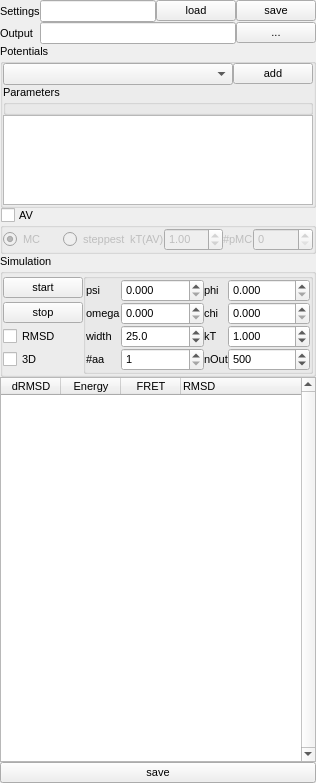
<?xml version="1.0" encoding="UTF-8"?>
<ui version="4.0">
 <class>Form</class>
 <widget class="QWidget" name="Form">
  <property name="geometry">
   <rect>
    <x>0</x>
    <y>0</y>
    <width>316</width>
    <height>783</height>
   </rect>
  </property>
  <property name="sizePolicy">
   <sizepolicy hsizetype="Preferred" vsizetype="Expanding">
    <horstretch>0</horstretch>
    <verstretch>0</verstretch>
   </sizepolicy>
  </property>
  <property name="font">
   <font>
    <pointsize>8</pointsize>
   </font>
  </property>
  <property name="windowTitle">
   <string>Form</string>
  </property>
  <layout class="QVBoxLayout" name="verticalLayout_3">
   <property name="spacing">
    <number>0</number>
   </property>
   <property name="margin">
    <number>0</number>
   </property>
   <item>
    <layout class="QGridLayout" name="gridLayout_6">
     <property name="spacing">
      <number>0</number>
     </property>
     <item row="0" column="0">
      <widget class="QLabel" name="label_3">
       <property name="enabled">
        <bool>true</bool>
       </property>
       <property name="text">
        <string>Settings</string>
       </property>
      </widget>
     </item>
     <item row="1" column="0">
      <widget class="QLabel" name="label_15">
       <property name="text">
        <string>Output</string>
       </property>
      </widget>
     </item>
     <item row="1" column="1">
      <layout class="QHBoxLayout" name="horizontalLayout_3">
       <property name="spacing">
        <number>0</number>
       </property>
       <item>
        <widget class="QLineEdit" name="lineEdit_13">
         <property name="toolTip">
          <string>Output filename of trajectory</string>
         </property>
         <property name="readOnly">
          <bool>true</bool>
         </property>
        </widget>
       </item>
       <item>
        <widget class="QPushButton" name="toolButton">
         <property name="toolTip">
          <string>Select the target trajectory filename</string>
         </property>
         <property name="text">
          <string>...</string>
         </property>
        </widget>
       </item>
      </layout>
     </item>
     <item row="0" column="1">
      <layout class="QHBoxLayout" name="horizontalLayout">
       <property name="spacing">
        <number>0</number>
       </property>
       <item>
        <widget class="QLineEdit" name="lineEdit_2">
         <property name="enabled">
          <bool>true</bool>
         </property>
         <property name="readOnly">
          <bool>true</bool>
         </property>
        </widget>
       </item>
       <item>
        <widget class="QPushButton" name="toolButton_2">
         <property name="toolTip">
          <string>&lt;html&gt;&lt;head/&gt;&lt;body&gt;&lt;p&gt;Loading of a Monte-Carlo setting file.&lt;/p&gt;&lt;/body&gt;&lt;/html&gt;</string>
         </property>
         <property name="text">
          <string>load</string>
         </property>
        </widget>
       </item>
       <item>
        <widget class="QPushButton" name="toolButton_3">
         <property name="toolTip">
          <string>Save Monte-Carlo setting file.</string>
         </property>
         <property name="text">
          <string>save</string>
         </property>
        </widget>
       </item>
      </layout>
     </item>
    </layout>
   </item>
   <item>
    <widget class="QGroupBox" name="groupBox_3">
     <property name="sizePolicy">
      <sizepolicy hsizetype="Expanding" vsizetype="Minimum">
       <horstretch>0</horstretch>
       <verstretch>0</verstretch>
      </sizepolicy>
     </property>
     <property name="maximumSize">
      <size>
       <width>16777215</width>
       <height>16777215</height>
      </size>
     </property>
     <property name="title">
      <string>Potentials</string>
     </property>
     <property name="alignment">
      <set>Qt::AlignLeading|Qt::AlignLeft|Qt::AlignTop</set>
     </property>
     <layout class="QGridLayout" name="gridLayout">
      <property name="margin">
       <number>0</number>
      </property>
      <property name="spacing">
       <number>0</number>
      </property>
      <item row="2" column="0" colspan="4">
       <widget class="QGroupBox" name="groupBox_8">
        <property name="title">
         <string>Parameters</string>
        </property>
        <layout class="QVBoxLayout" name="verticalLayout_4">
         <property name="spacing">
          <number>0</number>
         </property>
         <property name="margin">
          <number>0</number>
         </property>
         <item>
          <layout class="QVBoxLayout" name="verticalLayout_2">
           <property name="spacing">
            <number>0</number>
           </property>
          </layout>
         </item>
        </layout>
       </widget>
      </item>
      <item row="0" column="3">
       <widget class="QPushButton" name="toolButton_6">
        <property name="sizePolicy">
         <sizepolicy hsizetype="Fixed" vsizetype="Fixed">
          <horstretch>0</horstretch>
          <verstretch>0</verstretch>
         </sizepolicy>
        </property>
        <property name="toolTip">
         <string>Add a new potential to the list of used potentials.</string>
        </property>
        <property name="text">
         <string>add</string>
        </property>
       </widget>
      </item>
      <item row="0" column="0" colspan="3">
       <widget class="QComboBox" name="comboBox_2">
        <property name="sizePolicy">
         <sizepolicy hsizetype="Expanding" vsizetype="Fixed">
          <horstretch>0</horstretch>
          <verstretch>0</verstretch>
         </sizepolicy>
        </property>
       </widget>
      </item>
      <item row="4" column="0" colspan="4">
       <widget class="QTableWidget" name="tableWidget">
        <property name="sizePolicy">
         <sizepolicy hsizetype="Expanding" vsizetype="Minimum">
          <horstretch>0</horstretch>
          <verstretch>0</verstretch>
         </sizepolicy>
        </property>
        <property name="minimumSize">
         <size>
          <width>0</width>
          <height>0</height>
         </size>
        </property>
        <property name="maximumSize">
         <size>
          <width>16777215</width>
          <height>90</height>
         </size>
        </property>
        <property name="toolTip">
         <string>Used potentials applied during optimization</string>
        </property>
        <attribute name="horizontalHeaderVisible">
         <bool>false</bool>
        </attribute>
        <attribute name="horizontalHeaderDefaultSectionSize">
         <number>150</number>
        </attribute>
        <attribute name="horizontalHeaderStretchLastSection">
         <bool>true</bool>
        </attribute>
        <attribute name="verticalHeaderVisible">
         <bool>false</bool>
        </attribute>
        <column>
         <property name="text">
          <string>Potential</string>
         </property>
        </column>
        <column>
         <property name="text">
          <string>Weight</string>
         </property>
        </column>
       </widget>
      </item>
     </layout>
    </widget>
   </item>
   <item>
    <widget class="QGroupBox" name="groupBox_7">
     <property name="maximumSize">
      <size>
       <width>16777215</width>
       <height>16777215</height>
      </size>
     </property>
     <property name="toolTip">
      <string>Check to enable optimization including AV-potential</string>
     </property>
     <property name="title">
      <string>AV</string>
     </property>
     <property name="checkable">
      <bool>true</bool>
     </property>
     <property name="checked">
      <bool>false</bool>
     </property>
     <layout class="QGridLayout" name="gridLayout_4">
      <property name="margin">
       <number>0</number>
      </property>
      <property name="spacing">
       <number>0</number>
      </property>
      <item row="1" column="4">
       <widget class="QLabel" name="label">
        <property name="sizePolicy">
         <sizepolicy hsizetype="Fixed" vsizetype="Preferred">
          <horstretch>0</horstretch>
          <verstretch>0</verstretch>
         </sizepolicy>
        </property>
        <property name="text">
         <string>#pMC</string>
        </property>
       </widget>
      </item>
      <item row="1" column="0">
       <widget class="QRadioButton" name="radioButton">
        <property name="text">
         <string>MC</string>
        </property>
        <property name="checked">
         <bool>true</bool>
        </property>
       </widget>
      </item>
      <item row="1" column="2">
       <widget class="QLabel" name="label_11">
        <property name="sizePolicy">
         <sizepolicy hsizetype="Fixed" vsizetype="Preferred">
          <horstretch>0</horstretch>
          <verstretch>0</verstretch>
         </sizepolicy>
        </property>
        <property name="text">
         <string>kT(AV)</string>
        </property>
       </widget>
      </item>
      <item row="1" column="3">
       <widget class="QDoubleSpinBox" name="doubleSpinBox_8">
        <property name="toolTip">
         <string>&lt;html&gt;&lt;head/&gt;&lt;body&gt;&lt;p&gt;Temperature factor for acceptance of the AV-MC step. Here chi2 is treated as energy. Chi2 is divided by the temperature factor kT(AV).&lt;/p&gt;&lt;/body&gt;&lt;/html&gt;</string>
        </property>
        <property name="singleStep">
         <double>0.500000000000000</double>
        </property>
        <property name="value">
         <double>1.000000000000000</double>
        </property>
       </widget>
      </item>
      <item row="1" column="1">
       <widget class="QRadioButton" name="radioButton_2">
        <property name="text">
         <string>steppest</string>
        </property>
       </widget>
      </item>
      <item row="1" column="5">
       <widget class="QSpinBox" name="spinBox_3">
        <property name="toolTip">
         <string>Number of protein MC-steps before AV-MC step</string>
        </property>
        <property name="maximum">
         <number>9999</number>
        </property>
       </widget>
      </item>
      <item row="2" column="0" colspan="6">
       <layout class="QVBoxLayout" name="verticalLayout"/>
      </item>
     </layout>
    </widget>
   </item>
   <item>
    <widget class="QGroupBox" name="groupBox_4">
     <property name="sizePolicy">
      <sizepolicy hsizetype="Expanding" vsizetype="Preferred">
       <horstretch>0</horstretch>
       <verstretch>0</verstretch>
      </sizepolicy>
     </property>
     <property name="maximumSize">
      <size>
       <width>16777215</width>
       <height>16777215</height>
      </size>
     </property>
     <property name="title">
      <string>Simulation</string>
     </property>
     <layout class="QHBoxLayout" name="horizontalLayout_4">
      <property name="spacing">
       <number>0</number>
      </property>
      <property name="margin">
       <number>0</number>
      </property>
      <item>
       <layout class="QGridLayout" name="gridLayout_5">
        <property name="spacing">
         <number>0</number>
        </property>
        <item row="1" column="0" colspan="2">
         <widget class="QPushButton" name="toolButton_5">
          <property name="sizePolicy">
           <sizepolicy hsizetype="Expanding" vsizetype="Fixed">
            <horstretch>0</horstretch>
            <verstretch>0</verstretch>
           </sizepolicy>
          </property>
          <property name="toolTip">
           <string>Stop the simulation.</string>
          </property>
          <property name="text">
           <string>stop</string>
          </property>
         </widget>
        </item>
        <item row="0" column="0" colspan="2">
         <widget class="QPushButton" name="toolButton_4">
          <property name="sizePolicy">
           <sizepolicy hsizetype="Expanding" vsizetype="Fixed">
            <horstretch>0</horstretch>
            <verstretch>0</verstretch>
           </sizepolicy>
          </property>
          <property name="toolTip">
           <string>Start the simulation.</string>
          </property>
          <property name="text">
           <string>start</string>
          </property>
         </widget>
        </item>
        <item row="2" column="0" colspan="2">
         <widget class="QCheckBox" name="checkBox">
          <property name="toolTip">
           <string>&lt;html&gt;&lt;head/&gt;&lt;body&gt;&lt;p&gt;Updates the trajectory and the plots shown within the program. Irrespectively this is checked or not the new structures are saved to the trajectory file. If this is not checked the memory-usage during the curse of the simulation remains constant. If this is checked the memory-usage grows with the trajectory length. Thus, it's recommended to disable the update for long simulations.&lt;/p&gt;&lt;/body&gt;&lt;/html&gt;</string>
          </property>
          <property name="text">
           <string>RMSD</string>
          </property>
         </widget>
        </item>
        <item row="3" column="0" colspan="2">
         <widget class="QCheckBox" name="checkBox_4">
          <property name="sizePolicy">
           <sizepolicy hsizetype="Fixed" vsizetype="Fixed">
            <horstretch>0</horstretch>
            <verstretch>0</verstretch>
           </sizepolicy>
          </property>
          <property name="toolTip">
           <string>&lt;html&gt;&lt;head/&gt;&lt;body&gt;&lt;p&gt;If checked adds new accepted structures to 3D-view. In long simulation the memory use may increase significantelly and result in crashing the program. Thus, only use this for test runs and not long productive runs.&lt;/p&gt;&lt;/body&gt;&lt;/html&gt;</string>
          </property>
          <property name="text">
           <string>3D</string>
          </property>
          <property name="checked">
           <bool>false</bool>
          </property>
         </widget>
        </item>
       </layout>
      </item>
      <item>
       <widget class="QGroupBox" name="groupBox">
        <property name="title">
         <string/>
        </property>
        <layout class="QHBoxLayout" name="horizontalLayout_2">
         <property name="spacing">
          <number>0</number>
         </property>
         <property name="margin">
          <number>0</number>
         </property>
         <item>
          <layout class="QGridLayout" name="gridLayout_7">
           <property name="spacing">
            <number>0</number>
           </property>
           <item row="4" column="3">
            <widget class="QDoubleSpinBox" name="doubleSpinBox_2">
             <property name="toolTip">
              <string>Temperature</string>
             </property>
             <property name="decimals">
              <number>3</number>
             </property>
             <property name="maximum">
              <double>999.000000000000000</double>
             </property>
             <property name="singleStep">
              <double>0.500000000000000</double>
             </property>
             <property name="value">
              <double>1.000000000000000</double>
             </property>
            </widget>
           </item>
           <item row="3" column="3">
            <widget class="QDoubleSpinBox" name="doubleSpinBox_6">
             <property name="toolTip">
              <string>Probability of moving chi-angle</string>
             </property>
             <property name="decimals">
              <number>3</number>
             </property>
             <property name="maximum">
              <double>1.000000000000000</double>
             </property>
             <property name="singleStep">
              <double>0.010000000000000</double>
             </property>
            </widget>
           </item>
           <item row="2" column="0">
            <widget class="QLabel" name="label_10">
             <property name="text">
              <string>psi</string>
             </property>
            </widget>
           </item>
           <item row="4" column="0">
            <widget class="QLabel" name="label_7">
             <property name="toolTip">
              <string>Width of random distribution taken samples of in mrad</string>
             </property>
             <property name="text">
              <string>width</string>
             </property>
            </widget>
           </item>
           <item row="7" column="0">
            <widget class="QLabel" name="label_8">
             <property name="text">
              <string>#aa</string>
             </property>
            </widget>
           </item>
           <item row="4" column="2">
            <widget class="QLabel" name="label_13">
             <property name="text">
              <string>kT</string>
             </property>
            </widget>
           </item>
           <item row="7" column="3">
            <widget class="QSpinBox" name="spinBox_2">
             <property name="toolTip">
              <string>Every n-th accepted frame is written to file </string>
             </property>
             <property name="minimum">
              <number>1</number>
             </property>
             <property name="maximum">
              <number>9999</number>
             </property>
             <property name="singleStep">
              <number>10</number>
             </property>
             <property name="value">
              <number>500</number>
             </property>
            </widget>
           </item>
           <item row="7" column="2">
            <widget class="QLabel" name="label_12">
             <property name="text">
              <string>nOut</string>
             </property>
            </widget>
           </item>
           <item row="7" column="1">
            <widget class="QSpinBox" name="spinBox">
             <property name="toolTip">
              <string>Number of aa moved in one MC-step</string>
             </property>
             <property name="minimum">
              <number>1</number>
             </property>
            </widget>
           </item>
           <item row="3" column="1">
            <widget class="QDoubleSpinBox" name="doubleSpinBox_5">
             <property name="toolTip">
              <string>Probability of moving omega-angle</string>
             </property>
             <property name="decimals">
              <number>3</number>
             </property>
             <property name="maximum">
              <double>1.000000000000000</double>
             </property>
             <property name="singleStep">
              <double>0.010000000000000</double>
             </property>
            </widget>
           </item>
           <item row="2" column="1">
            <widget class="QDoubleSpinBox" name="doubleSpinBox_3">
             <property name="sizePolicy">
              <sizepolicy hsizetype="MinimumExpanding" vsizetype="Fixed">
               <horstretch>0</horstretch>
               <verstretch>0</verstretch>
              </sizepolicy>
             </property>
             <property name="toolTip">
              <string>Probability of moving psi-angle</string>
             </property>
             <property name="decimals">
              <number>3</number>
             </property>
             <property name="maximum">
              <double>1.000000000000000</double>
             </property>
             <property name="singleStep">
              <double>0.010000000000000</double>
             </property>
            </widget>
           </item>
           <item row="2" column="3">
            <widget class="QDoubleSpinBox" name="doubleSpinBox_4">
             <property name="sizePolicy">
              <sizepolicy hsizetype="MinimumExpanding" vsizetype="Fixed">
               <horstretch>0</horstretch>
               <verstretch>0</verstretch>
              </sizepolicy>
             </property>
             <property name="toolTip">
              <string>Probability of moving phi-angle</string>
             </property>
             <property name="decimals">
              <number>3</number>
             </property>
             <property name="maximum">
              <double>1.000000000000000</double>
             </property>
             <property name="singleStep">
              <double>0.010000000000000</double>
             </property>
            </widget>
           </item>
           <item row="3" column="2">
            <widget class="QLabel" name="label_16">
             <property name="text">
              <string>chi</string>
             </property>
            </widget>
           </item>
           <item row="3" column="0">
            <widget class="QLabel" name="label_14">
             <property name="text">
              <string>omega</string>
             </property>
            </widget>
           </item>
           <item row="4" column="1">
            <widget class="QDoubleSpinBox" name="doubleSpinBox">
             <property name="toolTip">
              <string>&lt;html&gt;&lt;head/&gt;&lt;body&gt;&lt;p&gt;Width of a normal distribution in milli rad.&lt;/p&gt;&lt;p&gt;The dihedral-angles are altered by random samples taken of a noraml distribution with a width specified above.&lt;/p&gt;&lt;/body&gt;&lt;/html&gt;</string>
             </property>
             <property name="decimals">
              <number>1</number>
             </property>
             <property name="minimum">
              <double>0.000000000000000</double>
             </property>
             <property name="maximum">
              <double>1000.000000000000000</double>
             </property>
             <property name="singleStep">
              <double>0.010000000000000</double>
             </property>
             <property name="value">
              <double>25.000000000000000</double>
             </property>
            </widget>
           </item>
           <item row="2" column="2">
            <widget class="QLabel" name="label_9">
             <property name="text">
              <string>phi</string>
             </property>
            </widget>
           </item>
          </layout>
         </item>
        </layout>
       </widget>
      </item>
     </layout>
    </widget>
   </item>
   <item>
    <widget class="QTableWidget" name="tableWidget_3">
     <property name="sizePolicy">
      <sizepolicy hsizetype="Expanding" vsizetype="Expanding">
       <horstretch>0</horstretch>
       <verstretch>0</verstretch>
      </sizepolicy>
     </property>
     <property name="minimumSize">
      <size>
       <width>0</width>
       <height>100</height>
      </size>
     </property>
     <property name="maximumSize">
      <size>
       <width>16777215</width>
       <height>400</height>
      </size>
     </property>
     <property name="contextMenuPolicy">
      <enum>Qt::ActionsContextMenu</enum>
     </property>
     <property name="toolTip">
      <string>&lt;html&gt;&lt;head/&gt;&lt;body&gt;&lt;p&gt;Change in RMSD with respect to previous structure (dRMSD), &lt;/p&gt;&lt;p&gt;total potential energy, FRET-energy (chi2), &lt;/p&gt;&lt;p&gt;RMSD with respect to reference structrure (first)&lt;/p&gt;&lt;/body&gt;&lt;/html&gt;</string>
     </property>
     <property name="verticalScrollBarPolicy">
      <enum>Qt::ScrollBarAlwaysOn</enum>
     </property>
     <property name="horizontalScrollBarPolicy">
      <enum>Qt::ScrollBarAlwaysOff</enum>
     </property>
     <property name="autoScroll">
      <bool>true</bool>
     </property>
     <attribute name="horizontalHeaderDefaultSectionSize">
      <number>60</number>
     </attribute>
     <attribute name="horizontalHeaderStretchLastSection">
      <bool>true</bool>
     </attribute>
     <attribute name="verticalHeaderCascadingSectionResizes">
      <bool>false</bool>
     </attribute>
     <column>
      <property name="text">
       <string>dRMSD</string>
      </property>
     </column>
     <column>
      <property name="text">
       <string>Energy</string>
      </property>
     </column>
     <column>
      <property name="text">
       <string>FRET</string>
      </property>
     </column>
     <column>
      <property name="text">
       <string>RMSD</string>
      </property>
      <property name="textAlignment">
       <set>AlignLeft|AlignVCenter</set>
      </property>
     </column>
    </widget>
   </item>
   <item>
    <widget class="QPushButton" name="toolButton_7">
     <property name="toolTip">
      <string>Save RMSD/FRET table</string>
     </property>
     <property name="text">
      <string>save</string>
     </property>
    </widget>
   </item>
  </layout>
  <action name="actionRun_Simulation">
   <property name="text">
    <string>Run Simulation</string>
   </property>
  </action>
  <action name="actionLoad_configuration_file">
   <property name="text">
    <string>Load configuration file</string>
   </property>
  </action>
  <action name="actionSave_configuration_file">
   <property name="text">
    <string>Save configuration file</string>
   </property>
  </action>
  <action name="actionStop_simulation">
   <property name="text">
    <string>Stop simulation</string>
   </property>
  </action>
  <action name="actionAdd_potential">
   <property name="text">
    <string>Add potential</string>
   </property>
  </action>
  <action name="actionSet_output_filename">
   <property name="text">
    <string>Set output-filename</string>
   </property>
  </action>
  <action name="actionSave_RMSD_table">
   <property name="text">
    <string>Save RMSD-table</string>
   </property>
  </action>
  <action name="actionCurrent_potential_changed">
   <property name="text">
    <string>Current potential changed</string>
   </property>
  </action>
 </widget>
 <resources/>
 <connections>
  <connection>
   <sender>toolButton_4</sender>
   <signal>clicked()</signal>
   <receiver>actionRun_Simulation</receiver>
   <slot>trigger()</slot>
   <hints>
    <hint type="sourcelabel">
     <x>19</x>
     <y>320</y>
    </hint>
    <hint type="destinationlabel">
     <x>-1</x>
     <y>-1</y>
    </hint>
   </hints>
  </connection>
  <connection>
   <sender>toolButton_2</sender>
   <signal>clicked()</signal>
   <receiver>actionLoad_configuration_file</receiver>
   <slot>trigger()</slot>
   <hints>
    <hint type="sourcelabel">
     <x>187</x>
     <y>12</y>
    </hint>
    <hint type="destinationlabel">
     <x>-1</x>
     <y>-1</y>
    </hint>
   </hints>
  </connection>
  <connection>
   <sender>toolButton_3</sender>
   <signal>clicked()</signal>
   <receiver>actionSave_configuration_file</receiver>
   <slot>trigger()</slot>
   <hints>
    <hint type="sourcelabel">
     <x>271</x>
     <y>12</y>
    </hint>
    <hint type="destinationlabel">
     <x>-1</x>
     <y>-1</y>
    </hint>
   </hints>
  </connection>
  <connection>
   <sender>toolButton_6</sender>
   <signal>clicked()</signal>
   <receiver>actionAdd_potential</receiver>
   <slot>trigger()</slot>
   <hints>
    <hint type="sourcelabel">
     <x>221</x>
     <y>69</y>
    </hint>
    <hint type="destinationlabel">
     <x>-1</x>
     <y>-1</y>
    </hint>
   </hints>
  </connection>
  <connection>
   <sender>toolButton</sender>
   <signal>clicked()</signal>
   <receiver>actionSet_output_filename</receiver>
   <slot>trigger()</slot>
   <hints>
    <hint type="sourcelabel">
     <x>308</x>
     <y>32</y>
    </hint>
    <hint type="destinationlabel">
     <x>-1</x>
     <y>-1</y>
    </hint>
   </hints>
  </connection>
  <connection>
   <sender>toolButton_7</sender>
   <signal>clicked()</signal>
   <receiver>actionSave_RMSD_table</receiver>
   <slot>trigger()</slot>
   <hints>
    <hint type="sourcelabel">
     <x>227</x>
     <y>624</y>
    </hint>
    <hint type="destinationlabel">
     <x>-1</x>
     <y>-1</y>
    </hint>
   </hints>
  </connection>
  <connection>
   <sender>toolButton_5</sender>
   <signal>clicked()</signal>
   <receiver>actionStop_simulation</receiver>
   <slot>trigger()</slot>
   <hints>
    <hint type="sourcelabel">
     <x>252</x>
     <y>212</y>
    </hint>
    <hint type="destinationlabel">
     <x>-1</x>
     <y>-1</y>
    </hint>
   </hints>
  </connection>
  <connection>
   <sender>checkBox_4</sender>
   <signal>clicked(bool)</signal>
   <receiver>checkBox</receiver>
   <slot>setChecked(bool)</slot>
   <hints>
    <hint type="sourcelabel">
     <x>282</x>
     <y>697</y>
    </hint>
    <hint type="destinationlabel">
     <x>236</x>
     <y>697</y>
    </hint>
   </hints>
  </connection>
  <connection>
   <sender>toolButton_4</sender>
   <signal>clicked(bool)</signal>
   <receiver>toolButton_4</receiver>
   <slot>setEnabled(bool)</slot>
   <hints>
    <hint type="sourcelabel">
     <x>85</x>
     <y>212</y>
    </hint>
    <hint type="destinationlabel">
     <x>85</x>
     <y>212</y>
    </hint>
   </hints>
  </connection>
  <connection>
   <sender>toolButton_5</sender>
   <signal>clicked(bool)</signal>
   <receiver>toolButton_4</receiver>
   <slot>setDisabled(bool)</slot>
   <hints>
    <hint type="sourcelabel">
     <x>252</x>
     <y>212</y>
    </hint>
    <hint type="destinationlabel">
     <x>85</x>
     <y>212</y>
    </hint>
   </hints>
  </connection>
  <connection>
   <sender>comboBox_2</sender>
   <signal>currentIndexChanged(int)</signal>
   <receiver>actionCurrent_potential_changed</receiver>
   <slot>trigger()</slot>
   <hints>
    <hint type="sourcelabel">
     <x>153</x>
     <y>69</y>
    </hint>
    <hint type="destinationlabel">
     <x>-1</x>
     <y>-1</y>
    </hint>
   </hints>
  </connection>
  <connection>
   <sender>radioButton</sender>
   <signal>toggled(bool)</signal>
   <receiver>doubleSpinBox_8</receiver>
   <slot>setEnabled(bool)</slot>
   <hints>
    <hint type="sourcelabel">
     <x>41</x>
     <y>363</y>
    </hint>
    <hint type="destinationlabel">
     <x>151</x>
     <y>363</y>
    </hint>
   </hints>
  </connection>
  <connection>
   <sender>toolButton_5</sender>
   <signal>clicked(bool)</signal>
   <receiver>groupBox_7</receiver>
   <slot>setDisabled(bool)</slot>
   <hints>
    <hint type="sourcelabel">
     <x>252</x>
     <y>212</y>
    </hint>
    <hint type="destinationlabel">
     <x>100</x>
     <y>348</y>
    </hint>
   </hints>
  </connection>
  <connection>
   <sender>toolButton_4</sender>
   <signal>clicked(bool)</signal>
   <receiver>groupBox_7</receiver>
   <slot>setEnabled(bool)</slot>
   <hints>
    <hint type="sourcelabel">
     <x>85</x>
     <y>212</y>
    </hint>
    <hint type="destinationlabel">
     <x>100</x>
     <y>348</y>
    </hint>
   </hints>
  </connection>
 </connections>
</ui>
